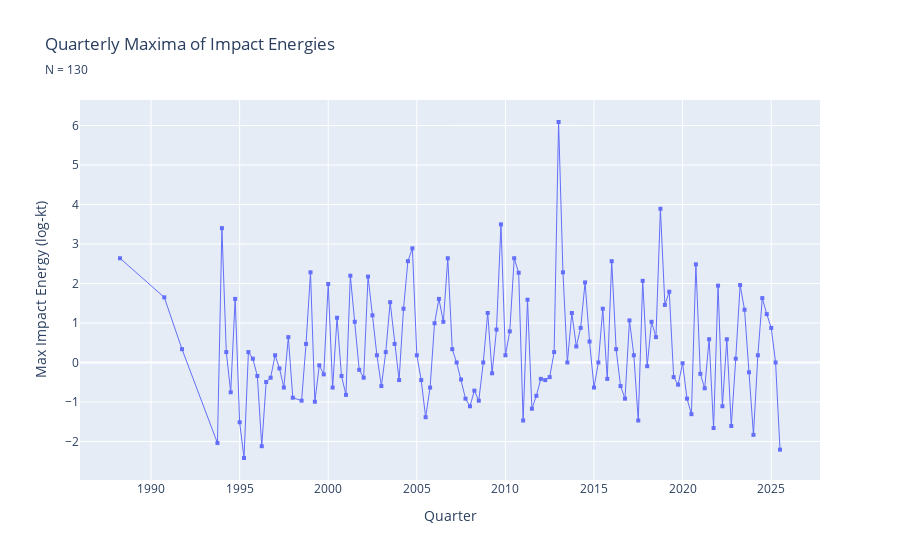

The cell this chart's notebook holds for it:
### Code cell
fireballs_quarterly = (
    fireballs.group_by_dynamic("time", every="1q")
    .agg(
        pl.max("E"),
        pl.max("logE"), 
        pl.len().alias("count")
    )
    .rename({"time": "quarter"})
)

(    
    plt.line(
        fireballs_quarterly,
        "quarter",
        "logE",
        markers=True,
        title="Quarterly Maxima of Impact Energies",
        subtitle=f"N = {len(fireballs_quarterly)}",
    )
    .update_traces(marker_symbol=1, marker_size=4, line_width=1)
    .update_layout(yaxis_title="Max Impact Energy (log-kt)", xaxis_title="Quarter")
    # .write_image("../resources/images/quarterly.png", width=960, height=480, scale=4)
    .show()
)

### Figure 1 — Plotly figure (JSON) as saved in the notebook; plotly's stock layout.template omitted (floating-point values rounded to 4 significant figures; data arrays with more than 128 entries replaced by an {"elided": "..."} marker saying what was removed)
{"data": [{"hovertemplate": "quarter=%{x}<br>logE=%{y}<extra></extra>", "legendgroup": "", "line": {"color": "#636efa", "dash": "solid", "width": 1}, "marker": {"size": 4, "symbol": 1}, "mode": "lines+markers", "name": "", "orientation": "v", "showlegend": false, "type": "scatter", "x": {"elided": "130 str values"}, "xaxis": "x", "y": {"elided": "130 float values"}, "yaxis": "y"}], "layout": {"legend": {"tracegroupgap": 0}, "title": {"subtitle": {"text": "N = 130"}, "text": "Quarterly Maxima of Impact Energies"}, "xaxis": {"anchor": "y", "domain": [0, 1], "title": {"text": "Quarter"}}, "yaxis": {"anchor": "x", "domain": [0, 1], "title": {"text": "Max Impact Energy (log-kt)"}}}}
